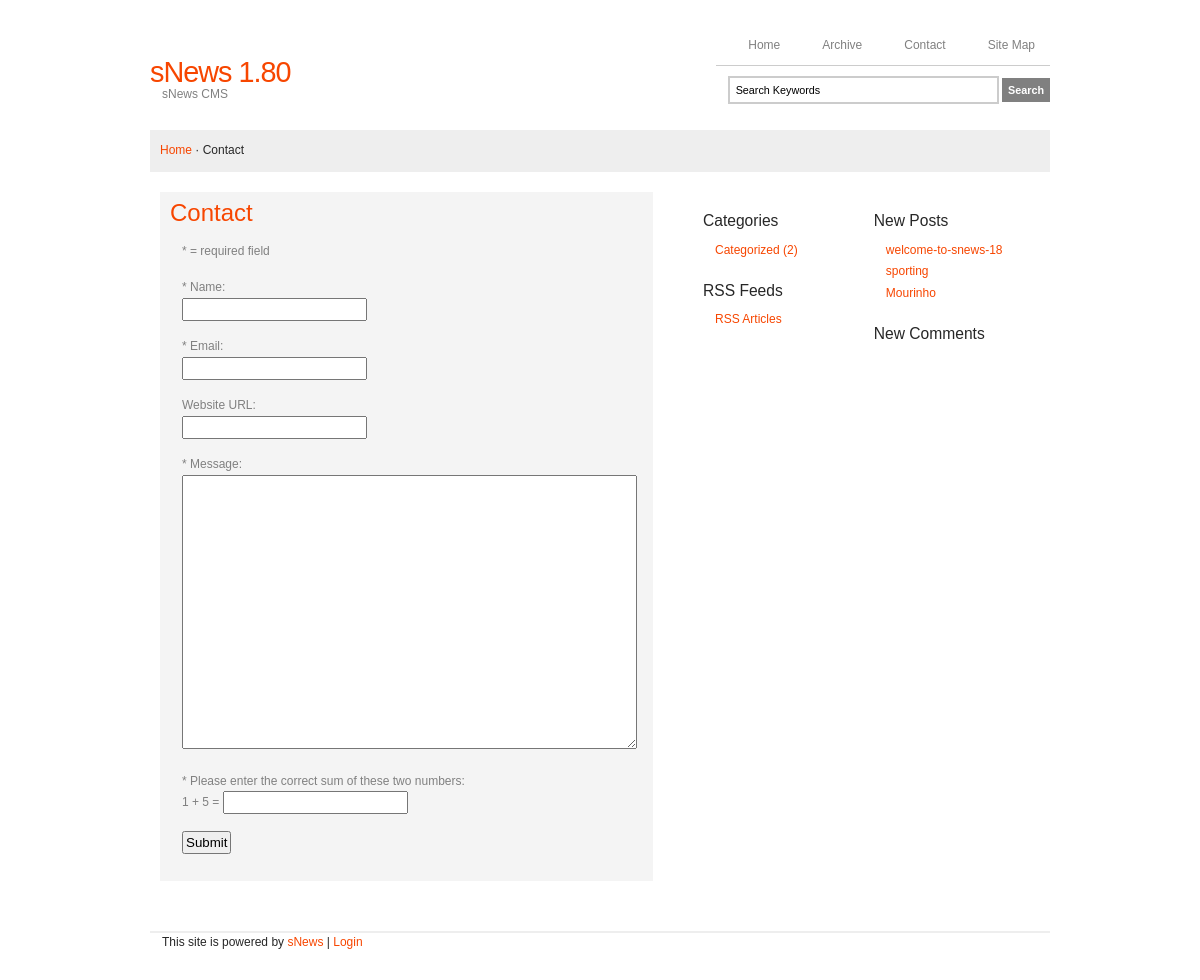
Page /contact/ on the committed database.
### tables this page shows
CREATE TABLE [categories] ( [id] INTEGER PRIMARY KEY AUTOINCREMENT NOT NULL , [name] VARCHAR ( 100 ) NOT NULL , [seftitle] VARCHAR ( 100 ) NOT NULL , [description] VARCHAR ( 255 ) NOT NULL , [published] VARCHAR ( 4 ) NOT NULL DEFAULT 'YES' , [catorder] INTEGER NOT NULL DEFAULT 0 , [subcat] TINYINT NOT NULL DEFAULT 0 );

CREATE TABLE [articles] ( [id] INTEGER PRIMARY KEY AUTOINCREMENT NOT NULL , [title] VARCHAR ( 100 ) DEFAULT NULL , [seftitle] VARCHAR ( 100 ) DEFAULT NULL , [text] text , [date] datetime DEFAULT NULL , [category] INTEGER NOT NULL DEFAULT 0 , [position] INTEGER DEFAULT NULL , [extraid] VARCHAR ( 8 ) DEFAULT NULL , [page_extra] VARCHAR ( 8 ) DEFAULT NULL , [displaytitle] char ( 3 ) NOT NULL DEFAULT 'YES' , [displayinfo] char ( 3 ) NOT NULL DEFAULT 'YES' , [commentable] VARCHAR ( 5 ) NOT NULL DEFAULT '' , [published] TINYINT NOT NULL DEFAULT 1 , [description_meta] VARCHAR ( 255 ) DEFAULT NULL , [keywords_meta] VARCHAR ( 255 ) DEFAULT NULL , [show_on_home] VARCHAR ( 3 ) DEFAULT 'YES' , [show_in_subcats] VARCHAR ( 3 ) DEFAULT 'NO' , [artorder] INTEGER NOT NULL DEFAULT '0' , [visible] VARCHAR ( 6 ) DEFAULT 'YES' , [default_page] VARCHAR ( 6 ) DEFAULT 'NO' );

### snews.php (the view, shortened to what the rows shown need)
<?php
function db_cfg($field) { static $dbcfg;
	if (!$dbcfg) {
		$dbcfg = array(
			'driver' => 'pdo',
			'dbtype' => 'sqlite',
			'server' => 'localhost',
			'database' => 'snews18',
			'username' => 'root',
			'password' => '',
			'dbpath' => 'test.db3',
			'prefix' => ''
		);
	} return $dbcfg[$field];
}
function db() { static $conn;
	if (!$conn) { $conn = false;
		$driver = db_cfg('driver');
		$server = db_cfg('server');
		$dbtype = db_cfg('dbtype');
		$database = db_cfg('database');
		$username = db_cfg('username');
		$password = db_cfg('password');
		$dbpath = db_cfg('dbpath');
		switch($dbtype) {
	  		case "sqlite" : $dbconn = "sqlite:$dbpath"; break;
		}
		if ($driver == 'pdo' || $driver == 'PDO') {
			try {$conn = new PDO($dbconn, $username, $password, array(PDO::MYSQL_ATTR_INIT_COMMAND => "SET NAMES utf8"));}
			catch (PDOException $msg) {die ('Connection error, because: '.$msg->getMessage());}
		} else if ($driver == 'mysqli' || $driver == 'MYSQLI') {
			$conn = new mysqli($server, $username, $password, $database);
			if (mysqli_connect_errno()) {printf("Connect failed: %s\n", mysqli_connect_error()); exit();}
		} else {die('<h1>Driver Error.</h1><p>Check your db_cfg (<b>DB_DRIVER</b>)</p>');}
	} return $conn;
}
function dbfetch($result, $prepared = false) {
	$driver = db_cfg('driver');
	if ($driver == 'pdo') {return $result -> fetch(PDO::FETCH_ASSOC);}
}
function s($var) { static $site_settings;
	if (!$site_settings) {
		$query = 'SELECT name,value FROM '._PRE.'settings';
		if ($result = db()->query($query)) {
			while ($r = dbfetch($result)) {
				$site_settings[$r['name']] = $r['value'];
			}
		}
	} $value = $site_settings[$var];
	return $value;
}
function clean($text) {
	$text = strip_tags(htmlspecialchars($text));
	return $text;
}
function mathCaptcha() {
	$math = '<p><label for="calc">* '.l('math_captcha').': </label><br />';
	$math .= $_SESSION[_SITE.'mathCaptcha-digit-x'].' + '.$_SESSION[_SITE.'mathCaptcha-digit-y'].' = ';
	$math .= '<input type="text" name="calc" id="calc" /></p>';
	return $math;
}
	s('language') != 'EN' && file_exists('lang/'.s('language').'.php') == true ? include('lang/'.s('language').'.php') : include('lang/EN.php');
function l($var) {static $lang;
	if (!$lang) {
		$lang = load_lang();
		$lang['cat_listSEF'] = 'archive,contact,sitemap,login';
		$lang['divider'] = '&middot;';
		$lang['paginator'] = 'p_';
		$lang['comment_pages'] = 'c_';
		$lang['ignored_items'] = '.,..,cgi-bin,.htaccess,Thumbs.db,snews.php,admin.php,index.php,lib.php,style.css,admin.js,'.s('language').'.php';
	} return $lang[$var];
}
function check_category($category) {
	$main_menu = explode(',', l('cat_listSEF'));
	if (in_array($category, $main_menu)) {return true;}
	else {return false;}
}
if ($_GET) {
	if (isset($_GET['category']) && !empty($_GET['category'])) {
		$url = explode('/', clean($_GET['category']));
		$categorySEF = $url[0];
		if (check_category($categorySEF)) {$_catID = 0;}
		$subcatSEF = isset($url[1]) ? $url[1] : '';
		$articleSEF = isset($url[2]) ? $url[2] : '';
		if (_ADMIN) {
			$pub_a = ''; $pub_c = ''; $pub_x = '';
		} else {
			$pub_a = ' AND a.published = 1';
			$pub_c = ' AND c.published =\'YES\'';
			$pub_x = ' AND x.published =\'YES\'';
		}
		if ($articleSEF && substr( $articleSEF, 0, 2) != l('paginator') && substr( $articleSEF, 0, 2) != l('comment_pages')) {
			$MainQuery = 'SELECT
				a.id AS id, title, position, description_meta, keywords_meta,
				c.id AS catID, c.name AS name, c.description, x.name AS xname
				FROM '._PRE.'articles'.' AS a,
					'._PRE.'categories'.' AS c
				LEFT JOIN '._PRE.'categories'.' AS x
					ON c.subcat=x.id
				WHERE a.category=c.id
					'.$pub_a.$pub_c.$pub_x.'
					AND x.seftitle="'.$categorySEF.'"
					AND c.seftitle="'.$subcatSEF.'"
					AND a.seftitle="'.$articleSEF.'"
			'; $_TYPE = 1;
		} else {
			if (substr($categorySEF, 0, 2) == l('paginator')) {$MainQuery = ''; $_TYPE = 4;}
			else {
				$Try_Page = 'SELECT id, title, category, description_meta, keywords_meta, position
					FROM '._PRE.'articles'.' AS a
					WHERE seftitle = "'.$categorySEF.'" '.$pub_a.' AND position = 3';
				if ($result = db() -> query($Try_Page)) {$R = dbfetch($result); $_TYPE = 5;}
				if (!$R) {
					$MainQuery ='SELECT id AS catID, name, description
						FROM '._PRE.'categories'.' AS c
						WHERE seftitle = "'.$categorySEF.'" AND subcat = 0 '.$pub_c;
				}
			}
		}
		if (!empty($MainQuery)) {
			if ($main = db() -> query($MainQuery)) {$R = dbfetch($main);}
		}
	} if (_ADMIN && isset($_GET['action'])) {
		$url = explode('/', clean($_GET['action']));
		$categorySEF = $url[0];
	}
} else {
	if (s('display_page') !== 0) {$_ID = s('display_page'); $_TYPE = 7;}
	else {$_TYPE = 8;}
} unset($Try_Article, $MainQuery, $result, $pub_a, $pub_b, $pub_c, $pub_x);
if (isset($R)) {
	$_catID = !empty($R['catID']) ? $R['catID']	: 0;
}
function categories() {
	global $categorySEF;
	$qwr = !_ADMIN ? ' AND a.visible=\'YES\'' : '';
	if (s('num_categories') == 'on') {
		$count = ', COUNT(DISTINCT a.id) as total';
		$join = 'LEFT OUTER JOIN '._PRE.'articles'.' AS a
			ON (a.category = c.id AND a.position = 1  AND a.published = 1'.$qwr.')';
	} else {
		$count = '';
		$join = '';
	}
	$query = 'SELECT c.seftitle, c.name, description, c.id AS parent'.$count.'
		FROM '._PRE.'categories'.' AS c '.$join.'
		WHERE c.subcat = 0 AND c.published = \'YES\'
		GROUP BY c.id
		ORDER BY c.catorder, c.id';
	if ($result = db() -> query($query)) {
		while ($r = dbfetch($result)) {
			$category_title = $r['seftitle'];
			$r['name'] = (s('language')!='EN' && $r['name'] == 'Uncategorized' && $r['parent']==1) ? l('uncategorised') : $r['name'];
			$class = $category_title == $categorySEF ? ' class="current"' : '';
			if (isset($r['total'])) {$num=' ('.$r['total'].')';}
			echo '<li><a'.$class.' href="'._SITE.$category_title.'/" title="'.$r['name'].' - '.$r['description'].'">'.$r['name'].$num.'</a>';
			echo '</li>';
		}
	} else {
		echo '<li>'.l('no_categories').'</li>';
	}
}
function menu_articles($start = 0, $size = 5, $cat_specific = 0) {
	global $categorySEF, $_catID,$subcatSEF;
	$no_articles = '<li>'.l('no_articles').'</li>';
	switch ($cat_specific){
		case 1 : $subcat = !empty($_catID) && empty($subcatSEF) ? 'AND c.subcat = '.$_catID : ''; break;
	}
	$query = 'SELECT
			title,a.seftitle AS asef,date,
			c.name AS name,c.seftitle AS csef,
			x.name AS xname,x.seftitle AS xsef
		FROM '._PRE.'articles'.' AS a
		LEFT OUTER JOIN '._PRE.'categories'.' as c
			ON category = c.id
		LEFT OUTER JOIN '._PRE.'categories'.' as x
			ON c.subcat =  x.id AND x.published =\'YES\'
		WHERE position = 1
			AND a.published = 1
			AND c.published =\'YES\'
			AND a.visible = \'YES\'
			'.$subcat.'
		ORDER BY date DESC
			LIMIT '."$start, $size";
		if ($result = db() -> query($query)) {
			$n = 0;
			while ($r = dbfetch($result)) {
				$name = s('show_cat_names') == 'on' ? ' ('.$r['name'].')' : '';
				$date = date(s('date_format'), strtotime($r['date']));
				$link = isset($r['xsef']) ? $r['xsef'].'/'.$r['csef'] : $r['csef'];
				echo  '<li><a href="'._SITE.$link.'/'.$r['asef'].'/"
					title="'.$r['name'].' / '.$r['title'].' ('.$date.')">'.$r['title'].$name.'</a>
				</li>'; $n++;
			} if ($n == 0) {echo $no_articles;}
		} else {echo $no_articles;}
}
function contact() {
 	if (!isset($_POST['contactform'])) {
	echo
	'<div class="commentsbox"><h2>'.l('contact').'</h2>
	<p>'.l('required').'</p>
	<form method="post" action="'._SITE.'" id="post" accept-charset="UTF-8">
	<p><label for="name">* ',l('name'),'</label>:<br />
	<input type="text" name="name" id="name" maxlength="100" class="text" value="" /></p>
	<p><label for="email">* ',l('email'),'</label>:<br />
	<input type="text" name="email" id="email" maxlength="320" class="text" value="" /></p>
	<p><label for="weblink">',l('url'),'</label>:<br />
	<input type="text" name="weblink" id="weblink"  maxlength="160" class="text" value="" /></p>
	<p><label for="message">* ',l('message'),'</label>:<br />
	<textarea name="message" rows="5" cols="5" id="message"></textarea></p>
	',mathCaptcha(),'
	<p><input type="hidden" name="ip" id="ip" value="',$_SERVER['REMOTE_ADDR'],'" />
	<input type="hidden" name="time" id="time" value="',time(),'" />
	<input type="submit" name="contactform" id="contactform" class="button" value="',l('submit'),'" /></p>
	</form>
	</div>';
	} else if( isset( $_SESSION[_SITE.'time'] ) ) {
		$count = $magic = 0;
		if( get_magic_quotes_gpc() ){ $magic = 1; }
		foreach($_POST as $k => $v){
		if($count === 8 ) die;
		if ($magic) $k = stripslashes($v);
		else $$k = $v;
		++$count;
		}
		$to = s('website_email');
		$subject = s('contact_subject');
		$name = (isset($name[0]) && ! isset($name[300]) ) ? trim($name) : null;
		$name = ! preg_match('/[\\n\\r]/', $name) ? $name : die;
		$mail = (isset($email[6]) && ! isset($email[320]) ) ? trim($email) : null;
		$mail = ! preg_match('/[\\n\\r]/', $mail) ? $mail : die;
		$url = (isset($weblink[4]) && ! isset($weblink[160]) ) ? trim($weblink) : null;
		$url = ( strpos($url, '?') === false && ! preg_match('/[\\n\\r]/', $url)) ? $url : null;
		$message = (isset($message[10]) && ! isset($message[6000]) ) ? strip_tags($message) : null;
		$time = ( isset($_SESSION[_SITE.'time']) && $_SESSION[_SITE.'time'] === (int)$time && (time() - $time) > 10) ? $time : null ;
		if ( isset($ip) && $ip === $_SERVER['REMOTE_ADDR'] && $time
		&& $name && $mail && $message && checkMathCaptcha()) {
			unset($_SESSION[_SITE.'time']);
			$send_array = array(
				'to'=>$to,
				'name'=>$name,
				'email'=>$mail,
				'message'=>$message,
				'ip'=>$ip,
				'url'=>$url,
				'subject'=>$subject);
			send_email($send_array);
		} else {
			echo notification(1, l('contact_not_sent'), 'contact');
		}
	}
}
function searchform() { ?>
<?php }
function center() {
	global $_catID, $categorySEF, $subcatSEF, $articleSEF, $_TYPE;
	if ($_POST) {
		if (_ADMIN) {include('admin.php');}
		switch(true) {
			case isset($_POST['search_query'])	: search(); return; break;
			case isset($_POST['comment']) 		: comment('comment_posted'); return; break;
			case isset($_POST['contactform'])	: contact(); return; break;
			case isset($_POST['Loginform'])		: administration(); return; break;
			case isset($_POST['action']) 		: if (_ADMIN && $_POST['action'] == 'process') {processing();} return; break;
			default : set_error();
			break;
		}
	} else if ($_GET) {
		$action = !empty($categorySEF) ? $categorySEF : '404';
		switch ($action) {
			case 'contact'	: contact(); break;
		}
	} else {articles();}
}
?>

### rows in the picture
categories: name "Categorized", num "(2)"
articles: title "welcome-to-snews-18"
articles: title "sporting"
articles: title "Mourinho"

### other values in the picture
l('home') "Home"
l('archive') "Archive"
l('contact') "Contact"
l('sitemap') "Site Map"
s('website_title') "sNews 1.80"
s('website_description') "sNews CMS"
l('divider') "·"
l($categorySEF) "Contact"
l('required') "* = required field"
l('name') "Name"
l('email') "Email"
l('url') "Website URL"
l('message') "Message"
l('math_captcha') "Please enter the correct sum of these two numbers"
mathCaptcha() "1 + 5 ="
